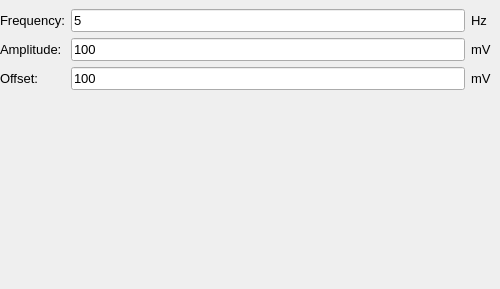
               <widget class="QWidget" name="fixed_CH1">
                <widget class="QWidget" name="gridLayoutWidget_3">
                 <property name="geometry">
                  <rect>
                   <x>0</x>
                   <y>9</y>
                   <width>491</width>
                   <height>271</height>
                  </rect>
                 </property>
                 <layout class="QGridLayout" name="gridLayout_3">
                  <item row="3" column="2">
                   <widget class="QLabel" name="fixed_offset_unit_CH1">
                    <property name="font">
                     <font>
                      <pointsize>10</pointsize>
                     </font>
                    </property>
                    <property name="layoutDirection">
                     <enum>Qt::LeftToRight</enum>
                    </property>
                    <property name="text">
                     <string>mV</string>
                    </property>
                   </widget>
                  </item>
                  <item row="0" column="0">
                   <widget class="QLabel" name="fixed_freq_label_CH1">
                    <property name="font">
                     <font>
                      <pointsize>10</pointsize>
                     </font>
                    </property>
                    <property name="layoutDirection">
                     <enum>Qt::LeftToRight</enum>
                    </property>
                    <property name="text">
                     <string>Frequency:</string>
                    </property>
                   </widget>
                  </item>
                  <item row="0" column="1">
                   <widget class="QLineEdit" name="fixed_freq_CH1">
                    <property name="sizePolicy">
                     <sizepolicy hsizetype="Expanding" vsizetype="Maximum">
                      <horstretch>1</horstretch>
                      <verstretch>1</verstretch>
                     </sizepolicy>
                    </property>
                    <property name="font">
                     <font>
                      <pointsize>10</pointsize>
                     </font>
                    </property>
                    <property name="text">
                     <string>5</string>
                    </property>
                   </widget>
                  </item>
                  <item row="0" column="2">
                   <widget class="QLabel" name="fixed_freq_unit_CH1">
                    <property name="font">
                     <font>
                      <pointsize>10</pointsize>
                     </font>
                    </property>
                    <property name="layoutDirection">
                     <enum>Qt::LeftToRight</enum>
                    </property>
                    <property name="text">
                     <string>Hz</string>
                    </property>
                   </widget>
                  </item>
                  <item row="1" column="0">
                   <widget class="QLabel" name="fixed_ampl_label_CH1">
                    <property name="font">
                     <font>
                      <pointsize>10</pointsize>
                     </font>
                    </property>
                    <property name="layoutDirection">
                     <enum>Qt::LeftToRight</enum>
                    </property>
                    <property name="text">
                     <string>Amplitude:</string>
                    </property>
                   </widget>
                  </item>
                  <item row="1" column="1">
                   <widget class="QLineEdit" name="fixed_ampl_CH1">
                    <property name="sizePolicy">
                     <sizepolicy hsizetype="Expanding" vsizetype="Fixed">
                      <horstretch>0</horstretch>
                      <verstretch>0</verstretch>
                     </sizepolicy>
                    </property>
                    <property name="font">
                     <font>
                      <pointsize>10</pointsize>
                     </font>
                    </property>
                    <property name="text">
                     <string>100</string>
                    </property>
                   </widget>
                  </item>
                  <item row="1" column="2">
                   <widget class="QLabel" name="fixed_ampl_unit_CH1">
                    <property name="font">
                     <font>
                      <pointsize>10</pointsize>
                     </font>
                    </property>
                    <property name="layoutDirection">
                     <enum>Qt::LeftToRight</enum>
                    </property>
                    <property name="text">
                     <string>mV</string>
                    </property>
                   </widget>
                  </item>
                  <item row="3" column="0">
                   <widget class="QLabel" name="fixed_offset_label_CH1">
                    <property name="font">
                     <font>
                      <pointsize>10</pointsize>
                     </font>
                    </property>
                    <property name="layoutDirection">
                     <enum>Qt::LeftToRight</enum>
                    </property>
                    <property name="text">
                     <string>Offset:</string>
                    </property>
                   </widget>
                  </item>
                  <item row="3" column="1">
                   <widget class="QLineEdit" name="fixed_offset_CH1">
                    <property name="sizePolicy">
                     <sizepolicy hsizetype="Expanding" vsizetype="Maximum">
                      <horstretch>1</horstretch>
                      <verstretch>1</verstretch>
                     </sizepolicy>
                    </property>
                    <property name="font">
                     <font>
                      <pointsize>10</pointsize>
                     </font>
                    </property>
                    <property name="text">
                     <string>100</string>
                    </property>
                   </widget>
                  </item>
                  <item row="5" column="0">
                   <spacer name="verticalSpacer_2">
                    <property name="orientation">
                     <enum>Qt::Vertical</enum>
                    </property>
                    <property name="sizeHint" stdset="0">
                     <size>
                      <width>20</width>
                      <height>40</height>
                     </size>
                    </property>
                   </spacer>
                  </item>
                 </layout>
                </widget>
               </widget>
